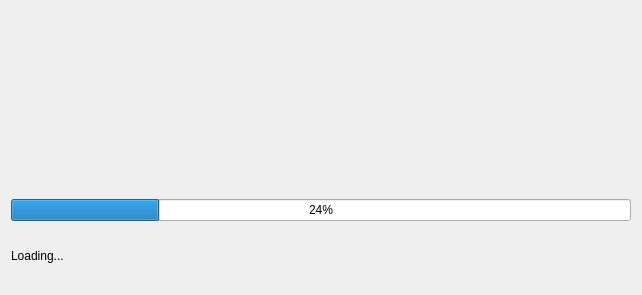
<?xml version="1.0" encoding="UTF-8"?>
<ui version="4.0">
 <class>Splash</class>
 <widget class="QWidget" name="Splash">
  <property name="geometry">
   <rect>
    <x>0</x>
    <y>0</y>
    <width>642</width>
    <height>295</height>
   </rect>
  </property>
  <property name="windowTitle">
   <string>Form</string>
  </property>
  <layout class="QVBoxLayout" name="verticalLayout">
   <item alignment="Qt::AlignmentFlag::AlignHCenter|Qt::AlignmentFlag::AlignVCenter">
    <widget class="QLabel" name="logo_label">
     <property name="text">
      <string/>
     </property>
    </widget>
   </item>
   <item alignment="Qt::AlignmentFlag::AlignHCenter|Qt::AlignmentFlag::AlignVCenter">
    <widget class="QLabel" name="app_name_label">
     <property name="text">
      <string/>
     </property>
    </widget>
   </item>
   <item alignment="Qt::AlignmentFlag::AlignHCenter|Qt::AlignmentFlag::AlignVCenter">
    <widget class="QLabel" name="version_label">
     <property name="text">
      <string/>
     </property>
    </widget>
   </item>
   <item>
    <widget class="QProgressBar" name="progress_bar">
     <property name="value">
      <number>24</number>
     </property>
    </widget>
   </item>
   <item>
    <widget class="QLabel" name="status_label">
     <property name="text">
      <string>Loading...</string>
     </property>
    </widget>
   </item>
  </layout>
 </widget>
 <resources/>
 <connections/>
</ui>
